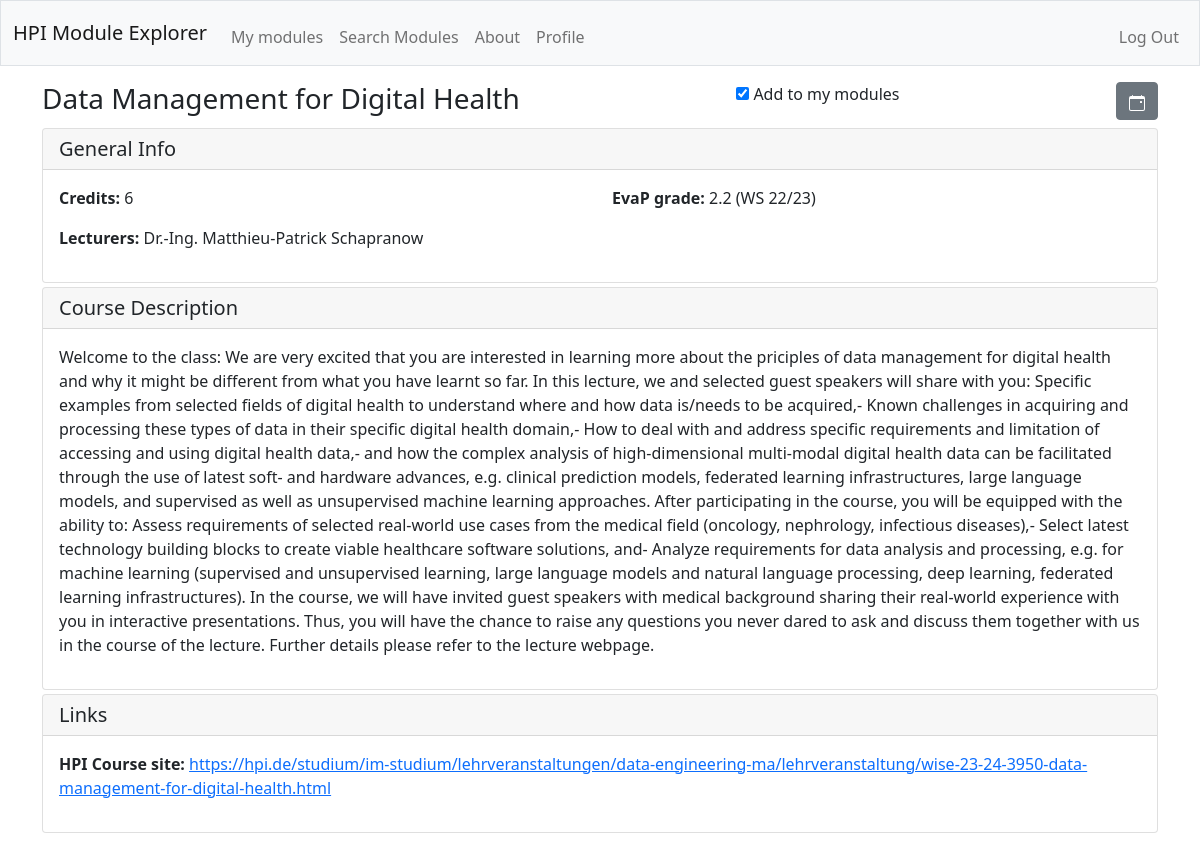
The app's page /module/wise-23-24-3950-data-management-for-digital-health.html (signed in) with its own data.
### tables this page shows
CREATE TABLE modules (
    url_trimmed PRIMARY KEY,
    full_url TEXT NOT NULL,
    website TEXT,
    title TEXT NOT NULL,
    credits INTEGER NOT NULL,
    evap_grade INTEGER NOT NULL,
    evap_semester INTEGER NOT NULL,
    module_description TEXT,
    lecturers TEXT
);

### app.py (the view)
@app.route("/module/<url_trimmed>")
@login_required
def module(url_trimmed):
    module_info = get_module_info(session["user_id"], url_trimmed)
    if module_info.get("is_enrolled") == 1:
        module_info["checkbox_status"] = "checked"
    else:
        module_info["checkbox_status"] = None
    return render_template("module.html", module_info=module_info)

### app.py (called while the page is built)
@app.after_request
def after_request(response):
    response.headers["Cache-Control"] = "no-cache, no-store, must-revalidate"
    response.headers["Expires"] = 0
    response.headers["Pragma"] = "no-cache"
    return response

### db_queries.py (called while the page is built)
def get_module_info(user_id, url_trimmed):
    res = db.execute(
        """
        SELECT modules.*,
            CASE WHEN um.enrolled_count > 0 THEN 1 ELSE 0 END AS is_enrolled
        FROM modules
        LEFT JOIN (
            SELECT url_trimmed, COUNT(user_id) AS enrolled_count
            FROM user_modules
            WHERE user_id = ?
            GROUP BY url_trimmed
        ) AS um ON modules.url_trimmed = um.url_trimmed
        WHERE modules.url_trimmed = ?;
        """,
        user_id,
        url_trimmed
        )
    if res:
        return res[0]
    return {}

### helpers.py (called while the page is built)
def login_required(f):
    @wraps(f)
    def decorated_function(*args, **kwargs):
        if session.get("user_id") is None:
            return redirect("/login")
        return f(*args, **kwargs)
    return decorated_function

### templates/module.html (shortened to what this page needs)
{% extends "layout.html" %}
{% block main %}
<div id="module-info" class="container">
    <div class="d-flex justify-content-between align-items-start mb-1">
        <h3>{{ module_info.get("title") }}</h3>
        <div>
            <input type="checkbox" id="enroll_checkbox" name="{{ module_info.get('url_trimmed') }}" {{ module_info.get('checkbox_status') }}>
            <label for="enroll_checkbox"> Add to my modules </label><br>
        </div>
        <button class="btn btn-secondary" type="download">
        </button>
    </div>
    <div class="card mb-1" id="general-content-card">
        <h5 class="card-header">General Info</h5>
        <div class="card-body">
            <div class="row">
                <div class="col-12 col-md-6 col-l-4">
                    <p>
                        <span class="fw-bold">Credits: </span>
                        <span>{{ module_info.get("credits") }}</span>
                    </p>
                </div>
                <div class="col-12 col-md-6 col-l-4">
                    <p>
                        <span class="fw-bold">EvaP grade: </span>
                        <span>{{ module_info.get("evap_grade") }} ({{module_info.get("evap_semester")}})</span>
                    </p>
                </div>
                <div class="col-12 col-md-6 col-l-4">
                    <p>
                        <span class="fw-bold">Lecturers: </span>
                        {% if module_info.get("lecturers") %}
                            <span>{{ ", ".join(module_info.get("lecturers").strip("[]").split("', '"))}}</span>
                        {% else %}
                            <span>were not found</span>
                        {% endif %}
                    </p>
                </div>
            </div>
        </div>
    </div>
    <div class="card mb-1" id="description-card">
        <h5 class="card-header">Course Description</h5>
        <div class="card-body">
            <p>{{ module_info.get("module_description") }}</p>
        </div>
    </div>
    <div class="card mb-1" id="link-card">
        <h5 class="card-header">Links</h5>
        <div class="card-body">
            <p>
                <span class="fw-bold">HPI Course site: </span>
                <a href="{{ module_info.get('full_url') }}">{{ module_info.get("full_url") }}</a>
            </p>
        </div>
    </div>
</div>
{% endblock %}

### records on screen
modules: get "Data Management for Digital Health", get "2.2", get "WS 22/23", lecturers "Dr.-Ing. Matthieu-Patrick Schapranow", get "Welcome to the class: We are very excited that you are interested in learning more about the priciples of data management for digital health and why it might be different from what you have learnt so far. In this lecture, we and selected guest speakers will share with you: Specific examples from selected fields of digital health to understand where and how data is/needs to be acquired,- Known challenges in acquiring and processing these types of data in their specific digital health domain,- How to deal with and address specific requirements and limitation of accessing and using digital health data,- and how the complex analysis of high-dimensional multi-modal digital health data can be…", get "https://hpi.de/studium/im-studium/lehrveranstaltungen/data-engineering-ma/lehrveranstaltung/wise-23-24-3950-data-management-for-digital-health.html"

### other values on screen
{{ module_info.get("credits") }} "6"
